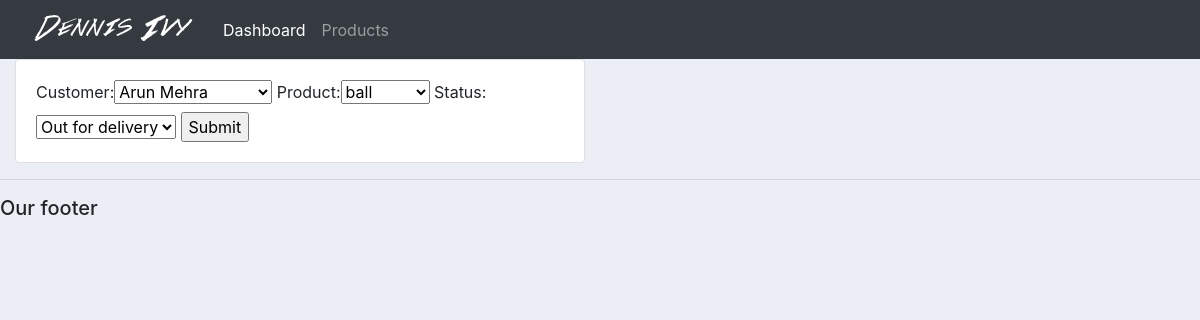
Page /accounts/update_order/4 on the committed database.
### accounts/models.py (models this page shows, shortened)
class Order(models.Model):
    STATUS = (
        ('Pending', 'Pending'),
        ('Out for delivery', 'Out for delivery'),
        ('Delivered', 'Delivered'),
    )
    customer = models.ForeignKey(Customer, null=True, on_delete=models.SET_NULL)
    product = models.ForeignKey(Products, null=True, on_delete=models.SET_NULL)
    date_created = models.DateTimeField(auto_now_add=True, null=True)
    status = models.CharField(max_length=200, null=True, choices=STATUS)

### accounts/views.py (the view)
# urls.py: path('update_order/<str:pk>', views.updateOrder, name='update_order'),
def updateOrder(request, pk):
    order = Order.objects.get(id=pk)
    form = OrderForm(instance=order)
    if request.method == 'POST':
        form = OrderForm(request.POST, instance=order)
        if form.is_valid():
            form.save()
            return redirect('/accounts')
    context = {'form': form}
    return render(request, 'accounts/order_form.html', context)

### accounts/form.py
class OrderForm(ModelForm):
    class Meta:
        model = Order
        fields = '__all__'

### accounts/models.py (called while the page is built)
    def __str__(self):
        return self.name

    def __str__(self):
        return self.name

### accounts/templates/accounts/order_form.html (shortened to what this page needs)
{%  extends 'accounts/main.html' %}
{% load static %}
{% block content %}
<div class="row">
	<div class="col-md-6">
		<div class="card card-body">
			<form action="" method="POST">
				{{form}}
				<input type="submit" name="Submit">
			</form>
		</div>
	</div>
</div>
{% endblock %}

### static/css/main.css (style rules this page uses)
body { background-color: #ebeff5; }

### rows in the picture
Order: customer "Arun Mehra", product "ball", status "Out for delivery"
